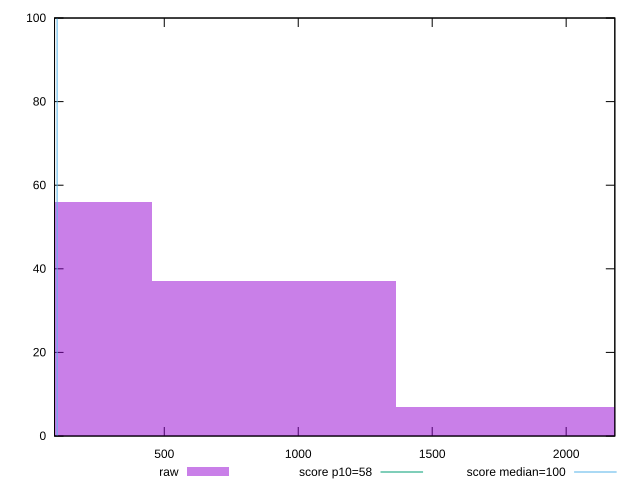

The gnuplot source for this figure:
reset

$raw <<EOF
909.9897567691045 37
0 56
1819.979513538209 7
EOF

set key outside below
set boxwidth 909.9897567691045
set xrange [90.4:2181.6000000000045]
set yrange [0:100]
set trange [0:100]
set style fill transparent solid 0.5 noborder

set parametric
set terminal svg size 640, 490 enhanced background rgb 'white'
set output "report_00014_2021-02-09T15:56:05.503Z/estimated-input-latency/samples/pages+cached/raw/histogram.svg"

plot $raw title "raw" with boxes, \
     58,t title "score p10=58", \
     100,t title "score median=100"

reset
